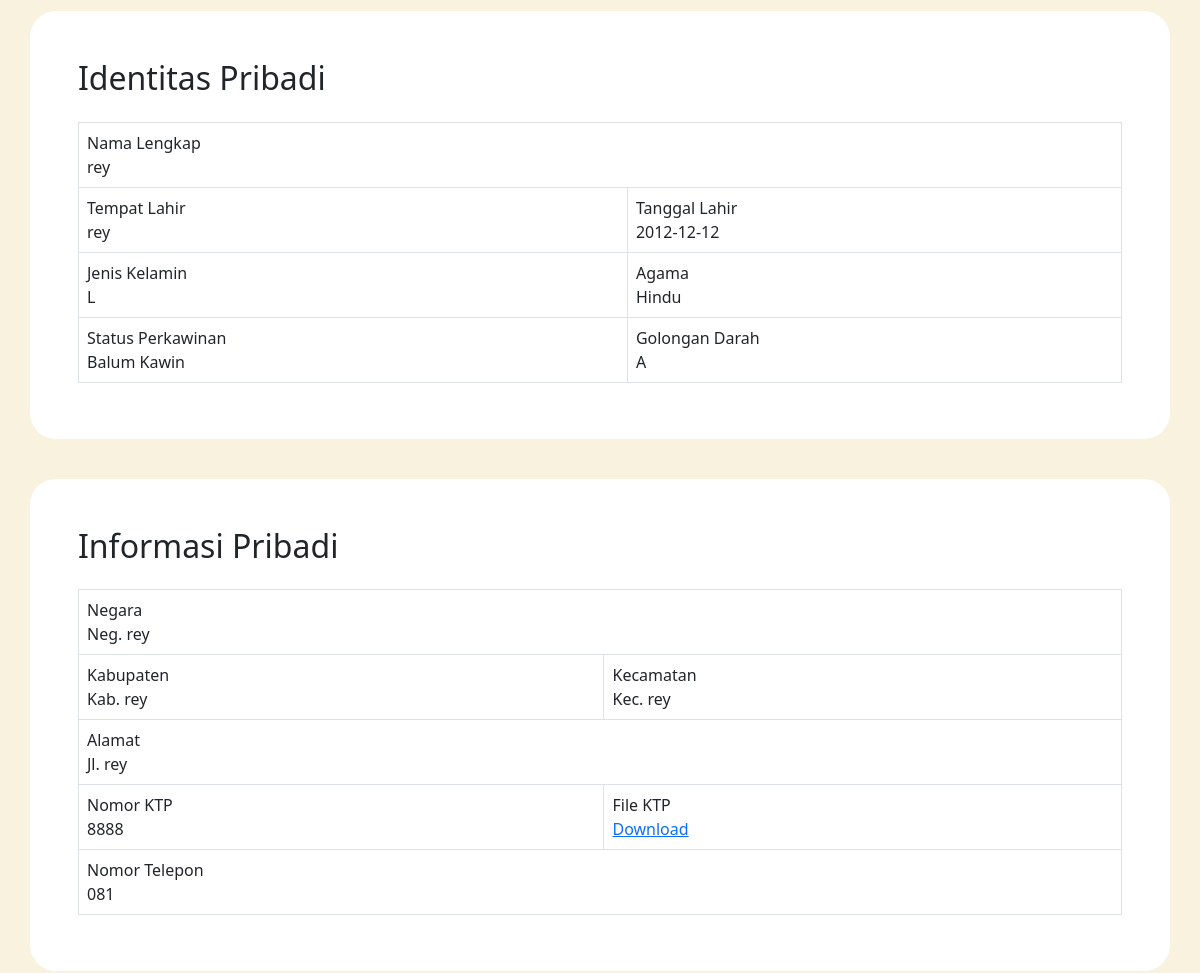
The page /profile.php (signed in, middle part) on the database as committed earlier.
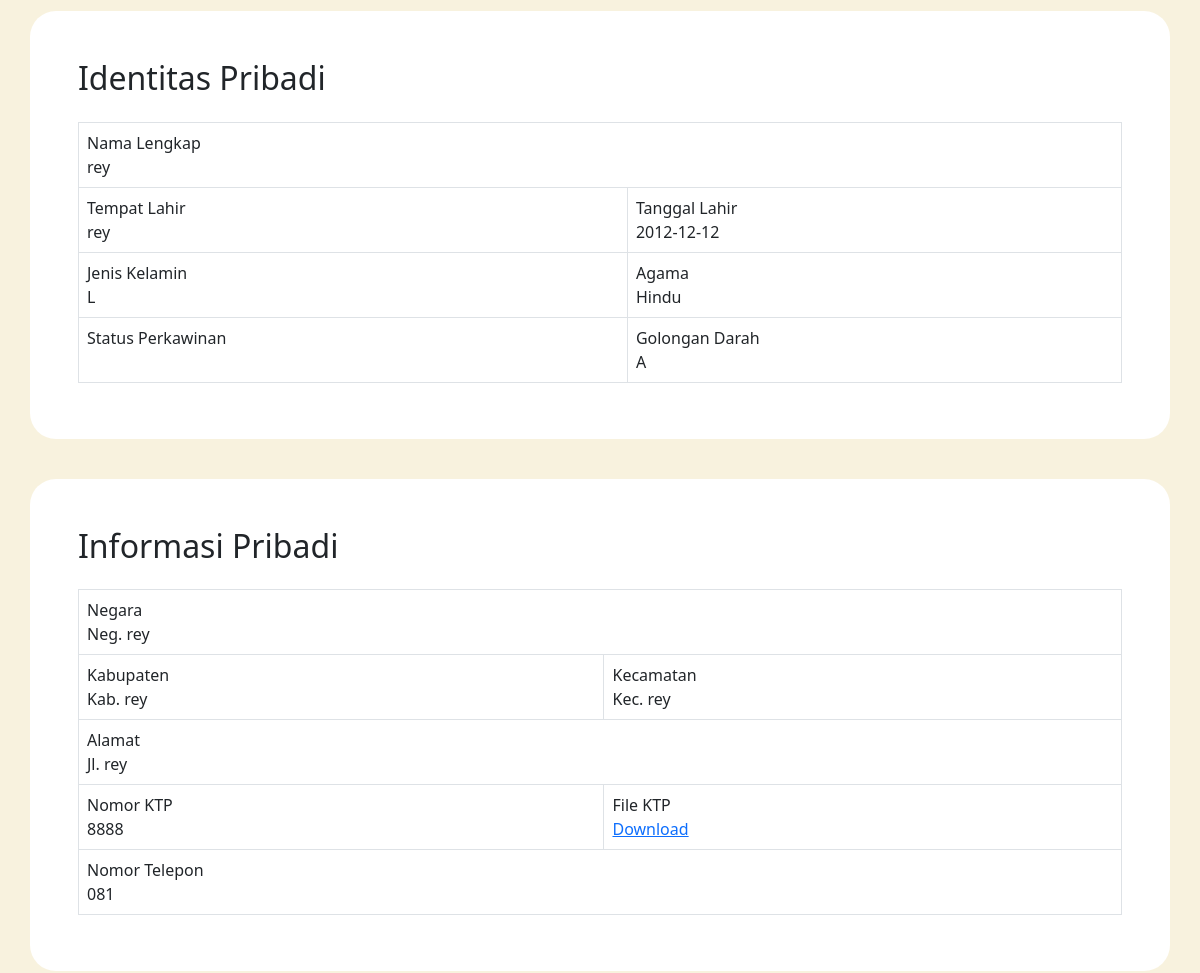
The same page on the database as committed later.
### tables this page shows
CREATE TABLE tb_pegawai(
	id_pegawai INT AUTO_INCREMENT,
	id_jabatan INT,
	username VARCHAR(255),
	email VARCHAR(255),
	password_pg VARCHAR(255),
	nip VARCHAR(18),
	nama VARCHAR(255),
	foto_profile MEDIUMBLOB,
	no_hp VARCHAR(15),
	alamat VARCHAR(255),
	kecamatan VARCHAR(255),
	kabupaten VARCHAR(255),
	negara VARCHAR(255),
	agama VARCHAR(255),
	jenis_kelamin ENUM('L','P'),
	golongan_darah ENUM('A','B','AB','O'),
	tempat_lahir VARCHAR(255),
	tgl_lahir DATE,
	status_kawin ENUM('Kawin','Belum Kawin'),
	no_ktp VARCHAR(16),
	file_ktp MEDIUMBLOB,
	tahun_masuk YEAR,
	jenis_kontrak VARCHAR(255),
	bidang VARCHAR(255),
	ruangan VARCHAR(255),
	tgl_buat TIMESTAMP,
	PRIMARY KEY(id_pegawai),
	FOREIGN KEY(id_jabatan) REFERENCES tb_jabatan(id_jabatan),
	UNIQUE(username)
);

### profile.php (the view, shortened to what this page needs)
<?php
if (!isset($_SESSION["id_pegawai"])) {
    header("location:login.php");
} else {
    require "./dbConnection.php";
    $sql = 'SELECT *
            FROM tb_pegawai
            WHERE id_pegawai = :id_pegawai';
    $statement = $pdo->prepare($sql);
    $statement->bindParam(':id_pegawai', $_SESSION["id_pegawai"], PDO::PARAM_STR);
    $statement->execute();
    $user = $statement->fetch(PDO::FETCH_ASSOC);
}
?>
<!doctype html>
<html lang="en">
<head>
    <link rel="stylesheet" href="style/beranda.css">
    <link href="https://cdn.jsdelivr.net/npm/bootstrap@5.2.3/dist/css/bootstrap.min.css" rel="stylesheet">
</head>
<body class="d-flex flex-column min-vh-100" style="background-color: #F8F2DE;">
    <div class="container" style="background-color: #ffff; border-radius: 26px; padding-top:3vh; margin-top:5vh;">
        <div class="d-flex flex-column justify-content-evenly" style="margin-top: 3vh; margin-left: 3vw; margin-right: 3vw; margin-bottom: 5vh;">
            <h2>Identitas Pribadi</h2>
            <table class="table table-bordered" style="margin-top: 2vh; width:100%">
                <tbody>
                    <tr>
                    <td colspan="2">Nama Lengkap<br><?= $user['nama']; ?></td>
                    </tr>
                    <tr>
                    <td>Tempat Lahir<br><?= $user['tempat_lahir']; ?></td>
                    <td>Tanggal Lahir<br><?= $user['tgl_lahir']; ?></td>
                    </tr>
                    <tr>
                    <td>Jenis Kelamin<br><?= $user['jenis_kelamin']; ?></td>
                    <td>Agama<br>Hindu</td>
                    </tr>
                    <tr>
                    <td>Status Perkawinan<br><?= $user['status_kawin']; ?></td>
                    <td>Golongan Darah<br><?= $user['golongan_darah']; ?></td>
                    </tr>
                </tbody>
            </table>
        </div>
    </div>
    <div class="container" style="background-color: #ffff; border-radius: 26px; padding-top:3vh; margin-top:5vh;">
        <div class="d-flex flex-column justify-content-evenly" style="margin-top: 3vh; margin-left: 3vw; margin-right: 3vw; margin-bottom: 5vh;">
            <h2>Informasi Pribadi</h2>
            <table class="table table-bordered" style="margin-top: 2vh; width:100%">
                <tbody>
                    <tr>
                    <td colspan="2">Negara<br><?= $user['negara']; ?></td>
                    </tr>
                    <tr>
                    <td>Kabupaten<br><?= $user['kabupaten']; ?></td>
                    <td>Kecamatan<br><?= $user['kecamatan']; ?></td>
                    </tr>
                    <tr>
                    <td colspan="2">Alamat<br><?= $user['alamat']; ?></td>
                    </tr>
                    <tr>
                    <td>Nomor KTP<br><?= $user['no_ktp']; ?></td>
                    <td>File KTP<br><a download="file_ktp.PDF">Download</a></td>
                    </tr>
                    <tr>
                    <td colspan="2">Nomor Telepon<br><?= $user['no_hp']; ?></td>
                    </tr>
                </tbody>
            </table>
        </div>
    </div>
</body>
</html>

### style/beranda.css (style rules this page uses)
body { min-height: 100vh; }

Rows that differ between the two databases and show on the page:
changed tb_pegawai "rey": status_kawin "Balum Kawin" → (not shown)
